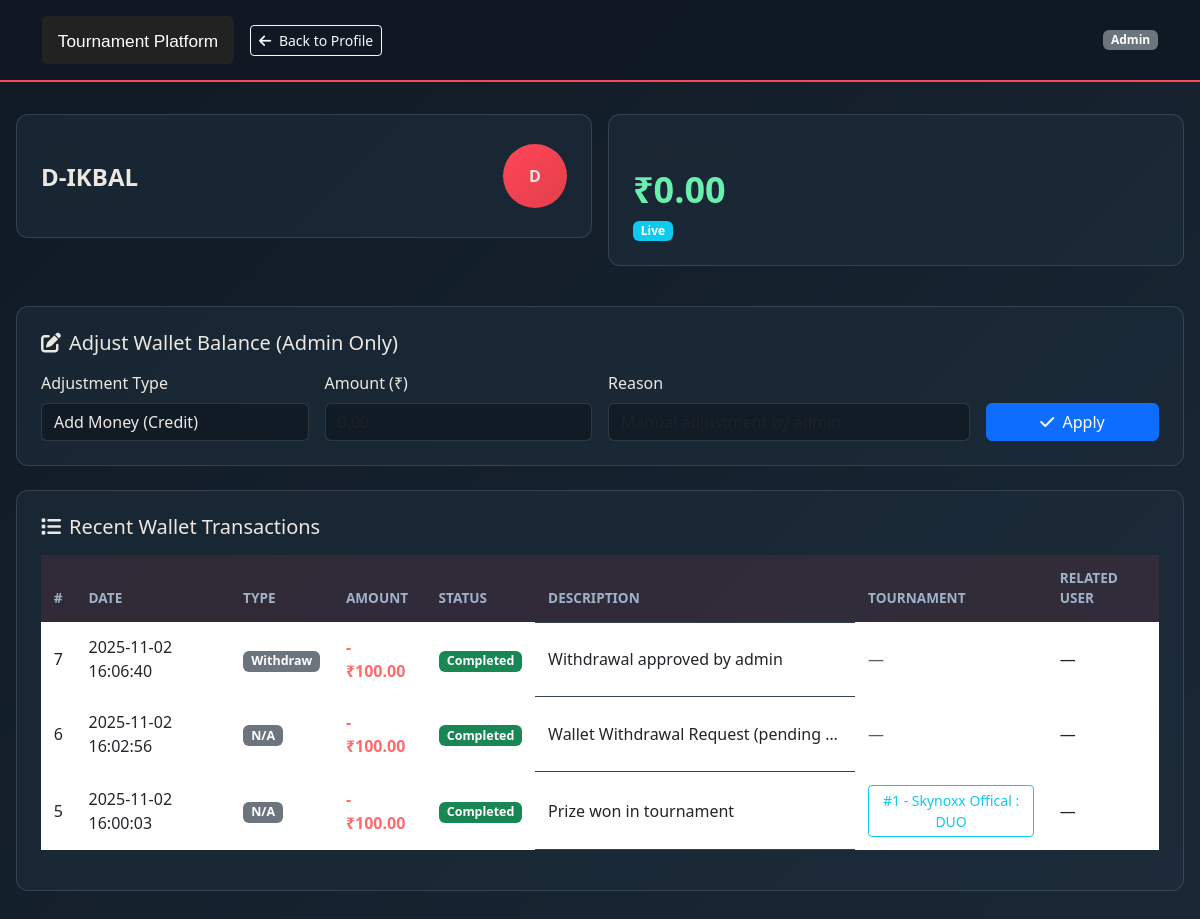
The app's page /admin/admin/player_wallet.php?user_id=50 (signed in) with its own data.
### tables this page shows
CREATE TABLE `users` (
  `id` int(11) NOT NULL,
  `name` varchar(100) NOT NULL,
  `email` varchar(100) NOT NULL,
  `phone` varchar(15) DEFAULT NULL,
  `role` enum('player','creator','admin') DEFAULT 'player',
  `password` varchar(255) NOT NULL,
  `joined_at` timestamp NOT NULL DEFAULT current_timestamp(),
  `wallet_balance` decimal(10,2) DEFAULT 0.00,
  `profile_verified` tinyint(1) DEFAULT 0,
  `is_active` tinyint(1) DEFAULT 1,
  `fcm_token` varchar(255) DEFAULT NULL,
  `fcm_token_updated_at` datetime DEFAULT NULL
);

CREATE TABLE `wallet_transactions` (
  `id` int(11) NOT NULL,
  `user_id` int(11) NOT NULL,
  `type` enum('deposit','deduct','transfer','prize','withdraw') NOT NULL,
  `amount` decimal(10,2) NOT NULL,
  `related_user_id` int(11) DEFAULT NULL,
  `tournament_id` int(11) DEFAULT NULL,
  `description` varchar(255) DEFAULT NULL,
  `status` enum('pending','completed','failed') DEFAULT 'completed',
  `created_at` timestamp NOT NULL DEFAULT current_timestamp(),
  `metadata` longtext DEFAULT NULL COMMENT 'Additional transaction data' CHECK (json_valid(`metadata`)),
  `notification_sent` tinyint(1) DEFAULT 0 COMMENT 'Whether notification was sent'
);

CREATE TABLE `tournaments` (
  `id` int(11) NOT NULL,
  `title` varchar(150) NOT NULL,
  `description` text DEFAULT NULL,
  `entry_fee` decimal(10,2) DEFAULT 0.00,
  `prize_pool` decimal(10,2) DEFAULT 0.00,
  `max_players` int(11) DEFAULT 100,
  `match_type` enum('solo','duo','squad','clash squad') DEFAULT 'squad',
  `map_name` varchar(100) DEFAULT 'Bermuda',
  `date` date NOT NULL,
  `time` time NOT NULL,
  `room_id` varchar(50) DEFAULT NULL,
  `room_password` varchar(50) DEFAULT NULL,
  `created_by` int(11) DEFAULT NULL,
  `status` enum('upcoming','ongoing','completed','cancelled') DEFAULT 'upcoming',
  `created_at` timestamp NOT NULL DEFAULT current_timestamp(),
  `banner` varchar(255) DEFAULT NULL,
  `number_of_matches` tinyint(4) DEFAULT 1 COMMENT '1-3 matches per tournament',
  `current_match_number` tinyint(4) DEFAULT 1 COMMENT 'Track which match is currently being played/updated',
  `points_distribution` text DEFAULT NULL COMMENT 'JSON: placement points config e.g. {1:12, 2:10, ...}',
  `kill_points` decimal(4,2) DEFAULT 1.00 COMMENT 'Points per kill (default 1)',
  `max_participants` int(11) DEFAULT NULL COMMENT 'Maximum number of players allowed',
  `current_participants` int(11) DEFAULT 0 COMMENT 'Current number of registered players',
  `auto_start` tinyint(1) DEFAULT 0 COMMENT 'Auto start when capacity reached',
  `reminder_sent` tinyint(1) DEFAULT 0 COMMENT 'Whether 1-hour reminder was sent'
);

### admin/admin/player_wallet.php (the view, shortened to what this page needs)
<?php
require_once '../src/db.php';
$player_user_id = isset($_GET['player_id']) ? (int)$_GET['player_id'] : (int)$_GET['user_id'];
$u = null;
if ($st = $conn->prepare("SELECT id, name, email, joined_at FROM users WHERE id = ? AND role = 'player' LIMIT 1")) {
    $st->bind_param('i', $player_user_id);
    $st->execute();
    $res = $st->get_result();
    $u = $res->fetch_assoc();
}
$wallet_balance = 0.0;
if ($wb = $conn->prepare("SELECT COALESCE(wallet_balance,0) AS bal FROM users WHERE id = ? LIMIT 1")) {
    $wb->bind_param('i', $player_user_id);
    $wb->execute();
    $rwb = $wb->get_result();
    if ($row = $rwb->fetch_assoc()) { $wallet_balance = (float)$row['bal']; }
}
$transactions = [];
if ($tx = $conn->prepare("SELECT wt.id, wt.type, wt.amount, wt.status, wt.description, wt.tournament_id, wt.created_at,
                                t.title AS tournament_title,
                                u2.name AS related_user_name
                         FROM wallet_transactions wt
                         LEFT JOIN tournaments t ON wt.tournament_id = t.id
                         LEFT JOIN users u2 ON wt.related_user_id = u2.id
                         WHERE wt.user_id = ?
                         ORDER BY wt.created_at DESC, wt.id DESC
                         LIMIT 100")) {
    $tx->bind_param('i', $player_user_id);
    $tx->execute();
    $resTx = $tx->get_result();
    $transactions = $resTx ? $resTx->fetch_all(MYSQLI_ASSOC) : [];
}
$name_parts = explode(' ', $u['name'] ?? 'Player');
$initials = strtoupper(substr($name_parts[0], 0, 1) . (isset($name_parts[1]) ? substr($name_parts[1], 0, 1) : ''));
?>
<!DOCTYPE html>
<html lang="en">
<head>
    <link href="https://cdn.jsdelivr.net/npm/bootstrap@5.3.0-alpha1/dist/css/bootstrap.min.css" rel="stylesheet">
    <link rel="stylesheet" href="https://cdnjs.cloudflare.com/ajax/libs/font-awesome/6.4.0/css/all.min.css">
</head>
<body>
    <header class="admin-header">
        <div class="container d-flex justify-content-between align-items-center">
            <div class="d-flex align-items-center gap-3">
                <a href="../../src/index.php"><img src="../../assets/images/logo.svg" class="header-logo" alt="Logo"></a>
                <a href="view_player_profile.php?user_id=<?php echo (int)$player_user_id; ?>" class="btn btn-outline-light btn-sm">
                    <i class="fas fa-arrow-left me-1"></i> Back to Profile
                </a>
            </div>
            <div class="d-flex align-items-center gap-2">
                <span class="badge bg-secondary">Admin</span>
            </div>
        </div>
    </header>
    <div class="content">
        <div class="row g-3 mb-3">
            <div class="col-md-6">
                <div class="card-dark">
                    <div class="d-flex justify-content-between align-items-center">
                        <div>
                            <div class="text-muted">Player</div>
                            <div class="h4 fw-bold mb-0"><?php echo htmlspecialchars($u['name']); ?></div>
                            <div class="small text-muted">Joined <?php echo date('M Y', strtotime($u['joined_at'])); ?></div>
                        </div>
                        <div class="rounded-circle d-inline-flex align-items-center justify-content-center" style="width:64px;height:64px;background: linear-gradient(135deg,#ff4655,#e23f4d); font-weight:800;">
                            <?php echo $initials; ?>
                        </div>
                    </div>
                </div>
            </div>
            <div class="col-md-6">
                <div class="card-dark">
                    <div class="text-muted">Wallet Balance</div>
                    <div class="wallet-balance">₹<?php echo number_format($wallet_balance, 2); ?></div>
                    <span class="badge bg-info">Live</span>
                </div>
            </div>
        </div>
        <div class="card-dark">
            <h5 class="mb-3"><i class="fas fa-edit me-2"></i>Adjust Wallet Balance (Admin Only)</h5>
            <form method="POST" class="row g-3">
                <div class="col-md-3">
                    <label class="form-label">Adjustment Type</label>
                    <select name="adjustment_type" class="form-control" required>
                        <option value="credit">Add Money (Credit)</option>
                    </select>
                </div>
                <div class="col-md-3">
                    <label class="form-label">Amount (₹)</label>
                    <input type="number" name="amount" class="form-control" step="0.01" min="0.01" placeholder="0.00" required>
                </div>
                <div class="col-md-4">
                    <label class="form-label">Reason</label>
                    <input type="text" name="reason" class="form-control" placeholder="Manual adjustment by admin" required>
                </div>
                <div class="col-md-2 d-flex align-items-end">
                    <button type="submit" class="btn btn-primary w-100">
                        <i class="fas fa-check me-1"></i> Apply
                    </button>
                </div>
            </form>
        </div>
        <div class="card-dark">
            <h5 class="mb-3"><i class="fas fa-list me-2"></i>Recent Wallet Transactions</h5>
            <?php if (!empty($transactions)): ?>
                <div class="table-responsive">
                    <table class="table table-dark-custom table-hover">
                        <thead>
                            <tr>
                                <th>#</th><th>Date</th><th>Type</th><th>Amount</th><th>Status</th><th>Description</th><th>Tournament</th><th>Related User</th>
                            </tr>
                        </thead>
                        <tbody>
                            <?php foreach ($transactions as $txn): $t = strtolower((string)$txn['type']); $isCredit = in_array($t, ['credit','deposit','prize','prize_win']); ?>
                                <tr>
                                    <td><?php echo (int)$txn['id']; ?></td>
                                    <td><?php echo htmlspecialchars($txn['created_at']); ?></td>
                                    <td>
                                        <?php if ($isCredit): ?>
                                            <span class="badge bg-success txn-badge">Credit</span>
                                        <?php elseif (in_array($t, ['debit','withdrawal','deduct','entry_fee'])): ?>
                                            <span class="badge bg-danger txn-badge">Debit</span>
                                        <?php else: ?>
                                            <span class="badge bg-secondary txn-badge"><?php echo htmlspecialchars(ucfirst($t ?: 'N/A')); ?></span>
                                        <?php endif; ?>
                                    </td>
                                    <td><span class="<?php echo $isCredit ? 'amount-credit' : 'amount-debit'; ?>"><?php echo ($isCredit?'+':'-').' ₹'.number_format((float)$txn['amount'],2); ?></span></td>
                                    <td>
                                        <?php $st = strtolower((string)$txn['status']);
                                        if ($st==='completed') echo '<span class="badge bg-success txn-badge">Completed</span>';
                                        elseif ($st==='pending') echo '<span class="badge bg-warning text-dark txn-badge">Pending</span>';
                                        elseif ($st==='failed') echo '<span class="badge bg-danger txn-badge">Failed</span>';
                                        else echo '<span class="badge bg-secondary txn-badge">'.htmlspecialchars(ucfirst($st ?: 'N/A')).'</span>'; ?>
                                    </td>
                                    <td style="max-width:320px;white-space:nowrap;overflow:hidden;text-overflow:ellipsis;" title="<?php echo htmlspecialchars($txn['description'] ?: ''); ?>"><?php echo htmlspecialchars($txn['description'] ?: ''); ?></td>
                                    <td>
                                        <?php if (!empty($txn['tournament_id'])): ?>
                                            <a class="btn btn-sm btn-outline-info" href="../creator/view_tournament.php?id=<?php echo (int)$txn['tournament_id']; ?>" target="_blank">
                                                #<?php echo (int)$txn['tournament_id']; ?><?php echo $txn['tournament_title'] ? ' - '.htmlspecialchars($txn['tournament_title']) : ''; ?>
                                            </a>
                                        <?php else: ?>
                                            <span class="text-muted">—</span>
                                        <?php endif; ?>
                                    </td>
                                    <td><?php echo htmlspecialchars($txn['related_user_name'] ?: '—'); ?></td>
                                </tr>
                            <?php endforeach; ?>
                        </tbody>
                    </table>
                </div>
            <?php endif; ?>
        </div>
    </div>
</body>
</html>

### admin/admin/player_wallet.php (style rules this page uses)
:root { --primary:#ff4655; --secondary:#0f1923; --text:#ece8e1; --border: rgba(255,255,255,0.12); }
body { background: linear-gradient(135deg, #0f1923 0%, #1a2836 100%); color: var(--text); }
.admin-header { background: rgba(15,25,35,0.95); border-bottom: 2px solid var(--primary); padding: 1rem 0; position: sticky; top:0; z-index:100; }
.header-logo { height:48px; }
.content { max-width: 1400px; margin: 0 auto; padding: 2rem 1rem; }
.card-dark { background: rgba(31,45,61,0.6); border: 1px solid var(--border); border-radius: 12px; padding: 1.5rem; margin-bottom: 1.5rem; }
.wallet-balance { font-size: 2.25rem; font-weight: 800; color: #69f0ae; }
.table-dark-custom { background: transparent; color: var(--text); }
.table-dark-custom thead th { background: rgba(255,70,85,0.1); border-color: var(--border); color: #9fb3c8; text-transform: uppercase; font-size:.85rem; padding: .8rem; }
.table-dark-custom tbody td { border-color: var(--border); padding: .8rem; vertical-align: middle; }
.amount-debit { color:#ff6b6b; font-weight:700; }
.txn-badge { font-size: .78rem; }
.form-control { background: rgba(15,25,35,0.8); border: 1px solid var(--border); color: var(--text); }

### records on screen
users: name "D-IKBAL", name "D"
wallet_transactions: id "7", created_at "2025-11-02 16:06:40", type "Withdraw", amount "100.00", status "Completed", description "Withdrawal approved by admin", related_user_name "—"
wallet_transactions: id "6", created_at "2025-11-02 16:02:56", type "N/A", amount "100.00", status "Completed", description "Wallet Withdrawal Request (pending…", related_user_name "—"
wallet_transactions: id "5", created_at "2025-11-02 16:00:03", type "N/A", amount "100.00", status "Completed", description "Prize won in tournament", tournament "1", tournament.title "Skynoxx Offical : DUO", related_user_name "—"

### other values on screen
$wallet_balance "0.00"
